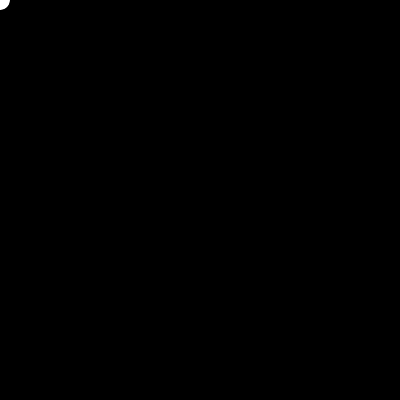
Frame 1 (no input)
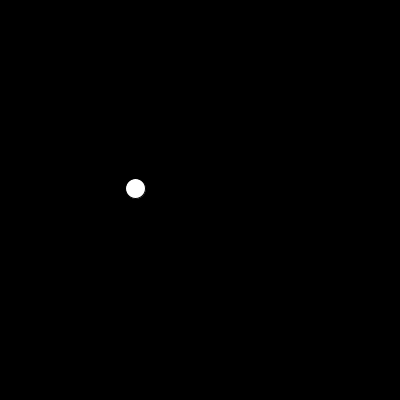
Frame 60 (the mouse pressed at the canvas centre just before this capture)
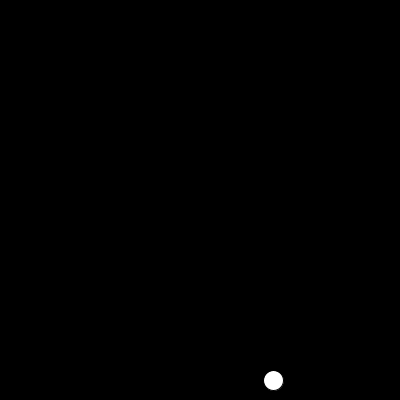
Frame 120 (the mouse held since frame 60 and released just before this capture)

The Processing sketch that drew these frames (run headless with seeded random() and noise(); from frame 60 on, the mouse is pressed at the canvas centre):

// Processing sketch: boucing_ball
// ── boucing_ball.pde


float x,y; //cordonnées de l'éllipse

float xup=2.3;
float yup= 3.2;

void  setup(){
  size(400,400);
  
}

void draw(){
  background(0);
  ellipse(x,y,20,20);
  x+=xup;
 y+=yup;
  
  if (x<0 || x>width){
    
    xup=-xup;}
  
  
  if(y<0||y>height){
    
   yup=-yup; 
  }
  
  
}
